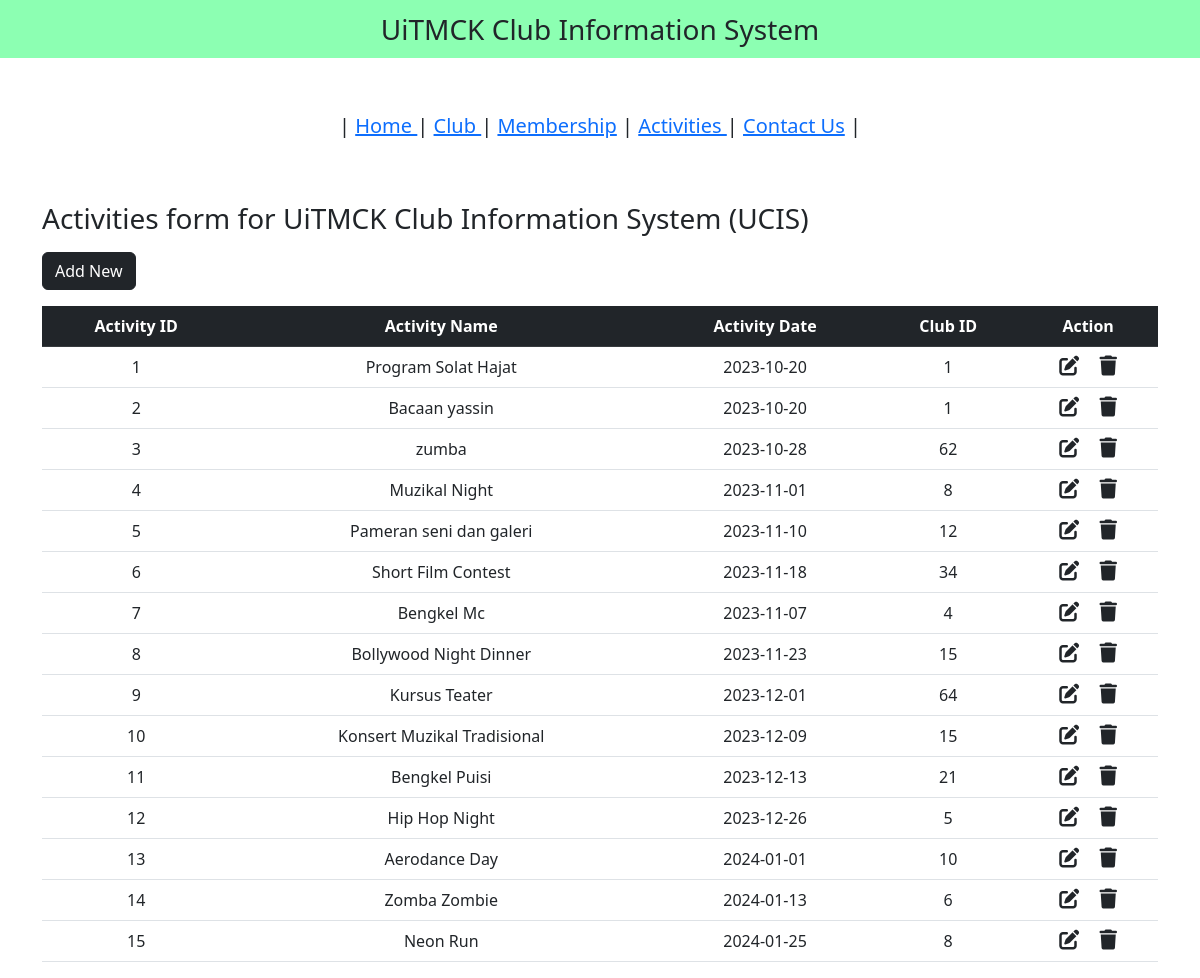
Page /activity.php on the committed database.
### tables this page shows
CREATE TABLE `activity` (
  `activity_id` int NOT NULL,
  `activity_name` varchar(200) NOT NULL,
  `activity_date` date NOT NULL,
  `club_id` int NOT NULL
);

### activity.php (the view, shortened to what this page needs)
<?php
include "db_conn.php";
?>
<!DOCTYPE html>
<html lang="en">
<head>
  <link href="https://cdn.jsdelivr.net/npm/bootstrap@5.2.3/dist/css/bootstrap.min.css" rel="stylesheet">
  <link rel="stylesheet" href="https://cdnjs.cloudflare.com/ajax/libs/font-awesome/6.4.0/css/all.min.css" />
</head>
<body>
  <nav class="navbar navbar-light justify-content-center fs-3 mb-5" style="background-color: #00ff5573;">
    UiTMCK Club Information System
  </nav>
   <nav class="navbar navbar-light justify-content-center fs-3 mb-5" style="background-color: #00fffff;">
<h5>| <a href="index.php">Home </a>| <a href="club.php">Club </a>| <a href="membership.php">Membership</a> | <a href="activity.php">Activities </a> | <a href="contact.php">Contact Us</a> | </h5></p>
</nav>
  <div class="container">
	<p align="center"><h3>Activities form for UiTMCK Club Information System (UCIS)</h3></p>
    <a href="add_activity.php" class="btn btn-dark mb-3">Add New</a>
    <table class="table table-hover text-center">
      <thead class="table-dark">
        <tr>
          <th scope="col">Activity ID</th>
          <th scope="col">Activity Name</th>
          <th scope="col">Activity Date</th>
          <th scope="col">Club ID</th>
          <th scope="col">Action</th>
        </tr>
      </thead>
      <tbody>
        <?php
        $sql = "SELECT * FROM `activity`";
        $result = mysqli_query($conn, $sql);
        while ($row = mysqli_fetch_assoc($result)) {
        ?>
          <tr>
            <td><?php echo $row["activity_id"] ?></td>
            <td><?php echo $row["activity_name"] ?></td>
            <td><?php echo $row["activity_date"] ?></td>
            <td><?php echo $row["club_id"] ?></td>
            <td>
              <a href="edit_activity.php?activity_id=<?php echo $row["activity_id"] ?>" class="link-dark"><i class="fa-solid fa-pen-to-square fs-5 me-3"></i></a>
              <a href="delete_activity.php?activity_id=<?php echo $row["activity_id"] ?>" class="link-dark"><i class="fa-solid fa-trash fs-5"></i></a>
            </td>
          </tr>
        <?php
        }
        ?>
      </tbody>
    </table>
  </div>
</body>
</html>

### rows in the picture
activity: activity_id "1", activity_name "Program Solat Hajat", activity_date "2023-10-20", club "1"
activity: activity_id "2", activity_name "Bacaan yassin", activity_date "2023-10-20", club "1"
activity: activity_id "3", activity_name "zumba", activity_date "2023-10-28", club "62"
activity: activity_id "4", activity_name "Muzikal Night", activity_date "2023-11-01", club "8"
activity: activity_id "5", activity_name "Pameran seni dan galeri", activity_date "2023-11-10", club "12"
activity: activity_id "6", activity_name "Short Film Contest", activity_date "2023-11-18", club "34"
activity: activity_id "7", activity_name "Bengkel Mc", activity_date "2023-11-07", club "4"
activity: activity_id "8", activity_name "Bollywood Night Dinner", activity_date "2023-11-23", club "15"
activity: activity_id "9", activity_name "Kursus Teater", activity_date "2023-12-01", club "64"
activity: activity_id "10", activity_name "Konsert Muzikal Tradisional", activity_date "2023-12-09", club "15"
activity: activity_id "11", activity_name "Bengkel Puisi", activity_date "2023-12-13", club "21"
activity: activity_id "12", activity_name "Hip Hop Night", activity_date "2023-12-26", club "5"
activity: activity_id "13", activity_name "Aerodance Day", activity_date "2024-01-01", club "10"
activity: activity_id "14", activity_name "Zomba Zombie", activity_date "2024-01-13", club "6"
activity: activity_id "15", activity_name "Neon Run", activity_date "2024-01-25", club "8"
